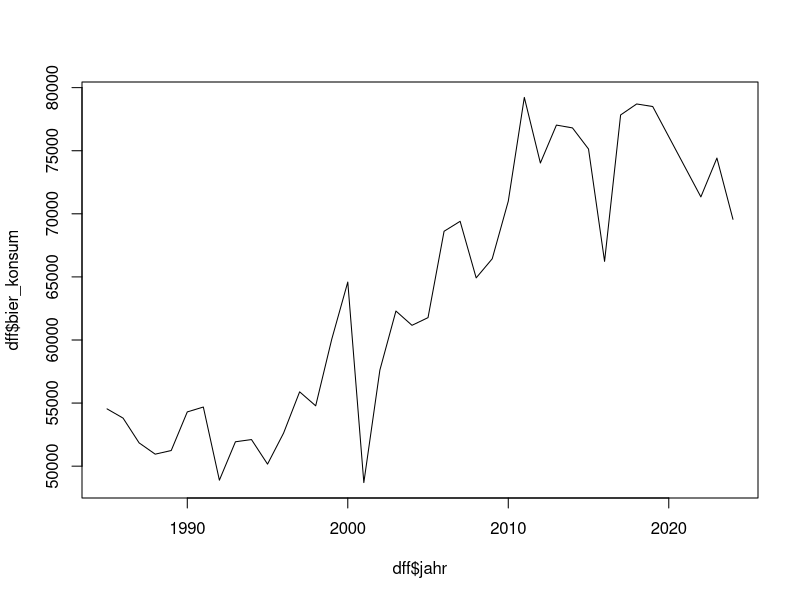
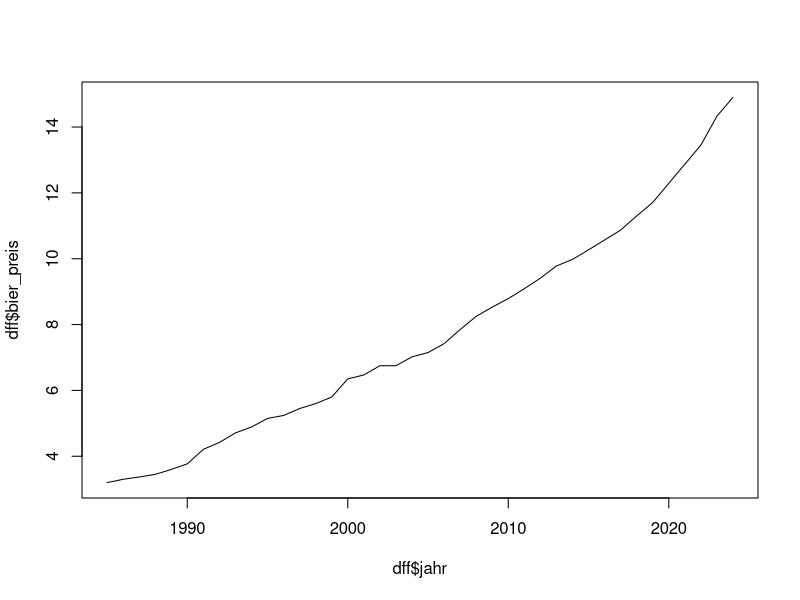
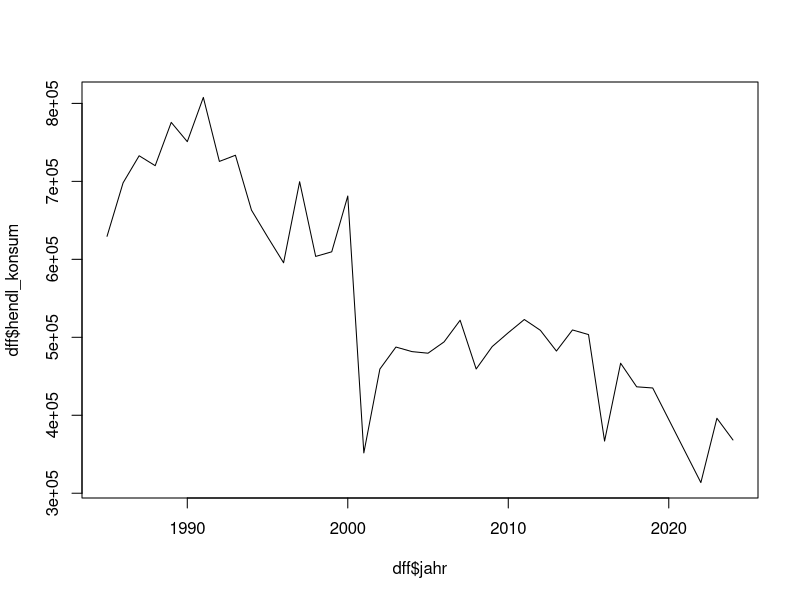
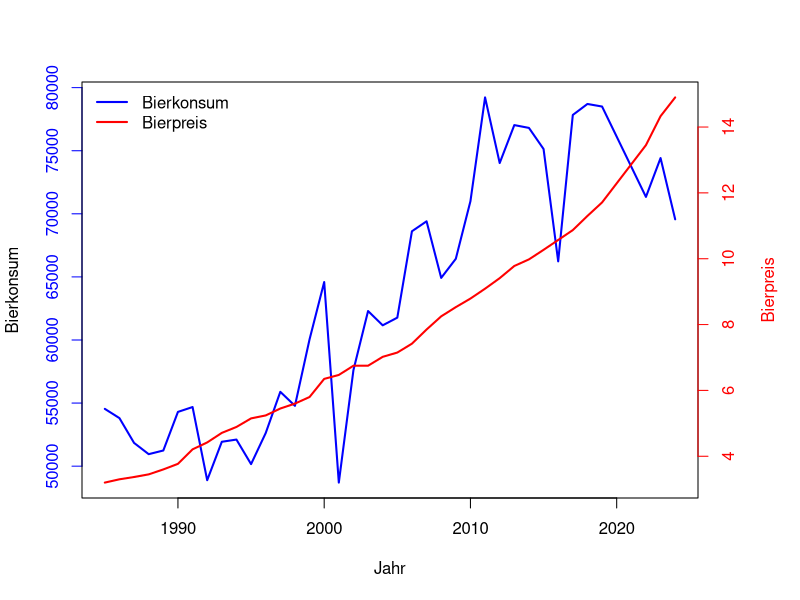

Generate these figures, in order, with R:
#-------------------------------------------------------------------------------
# wo bin ich?
#-------------------------------------------------------------------------------

getwd()
#-------------------------------------------------------------------------------
# vergleiche !

dim(read.csv2("data//input//oktoberfest.csv"))

dff <- read.csv2("data//input//oktoberfest.csv", sep=",")
dff
#-------------------------------------------------------------------------------

# 1. Analysiere den Data Frame

# 2. Überlege dir 10 verschiedene Fragestellungen und beantworte diese mit Hilfe deines Codes

# 1) In welchem Jahr der größte Bierkonsum?
max_bier_konsum <- max(dff$bier_konsum)
max_bier_konsum
dff[dff$bier_konsum == max_bier_konsum,]

paste("Im Jahr", dff[dff$bier_konsum == max_bier_konsum,"jahr"], 
      "war der Bierkonsum maximal und lag bei ", max_bier_konsum, "Liter", sep =" ")

# 2) Wie lange hat das Oktoberfest maximal gedauert?
max(dff$dauer)

paste("Das längste Oktoberfest hat ", max(dff$dauer), " Tage gedauert", sep = " ")

# 3) Wie viele Hendl wurden durchschnittlich konsumiert?
mean(dff$hendl_konsum)

# 4) was war der niedrigste Hendl-Preis?
min(as.numeric(dff$hendl_preis))

# 5) Wann erreichte die Besucherzahl ihr Maximum (Jahr) ?

# 2023 
max_besucheranzahl <- max(as.numeric(dff$besucher_gesamt))
max_besucheranzahl
dff[as.numeric(dff$besucher_gesamt) == max_besucheranzahl,]

# 6) In welchem Jahr war das Bier am teuersten?
max(as.numeric(dff$bier_preis))

# 7) Durchschnittliche Besucheranzahl gesamt
mean(as.numeric(dff$besucher_gesamt))

# 8) Preisanstieg vom Bierpreis von 1985 bis 2024 

# absolute Veränderung

as.numeric(dff$bier_preis)[38] - as.numeric(dff$bier_preis)[1]

as.numeric(dff$bier_preis)[dim(dff)[1]] - as.numeric(dff$bier_preis)[1]

# relative Veränderung

as.numeric(dff$bier_preis)[38]/as.numeric(dff$bier_preis)[1]


# 9) In welchem Jahr war das Bier am günstigsten?

min_bier_preis <- min(as.numeric(dff$bier_preis))

dff[as.numeric(dff$bier_preis) == min_bier_preis,"jahr"]

# 10) Korrelation (Zusammenhang) zwischen Hendl Konsum und Bierkonsum: 
# Negativer/gegenläufiger Zusammenhang

plot(x=dff$jahr, y=dff$bier_konsum, type="l")

plot(x=dff$jahr, y=dff$bier_preis, type="l")

plot(x=dff$jahr, y=dff$hendl_konsum, type="l")

# Korrelationskoeffizient nach Bravais-Pearson
# ?cor
cor(dff$hendl_konsum, dff$bier_konsum)

# 3. Visualisiere den Bierkonsum und Bierpreise, sowie Hendlkonsum und Hendlpreise

#-------------------------------------------------------------------------------

par(mar = c(5, 4, 4, 5) + 0.1)

plot(dff$jahr, dff$bier_konsum,
     type = "l", col = "blue", lwd = 2,
     xlab = "Jahr", ylab = "Bierkonsum",
     axes = FALSE)

axis(1)
axis(2, col = "blue", col.axis = "blue")
box()

par(new = TRUE)

plot(dff$jahr, as.numeric(dff$bier_preis),
     type = "l", col = "red", lwd = 2,
     axes = FALSE, xlab = "", ylab = "",
     ylim = range(as.numeric(dff$bier_preis), na.rm = TRUE))

axis(4, col = "red", col.axis = "red")
mtext("Bierpreis", side = 4, line = 3, col = "red")

legend("topleft",
       legend = c("Bierkonsum", "Bierpreis"),
       col = c("blue", "red"),
       lwd = 2,
       bty = "n")
#-------------------------------------------------------------------------------

# Generiere 1000 binomialverteilten Zufallsvariablen mit p = 0.15 und stelle sie grafisch dar

#-------------------------------------------------------------------------------

# Generiere 1000 poissonverteilten Zufallsvariablen mit lambda = 1.2 und stelle sie grafisch dar

#-------------------------------------------------------------------------------
